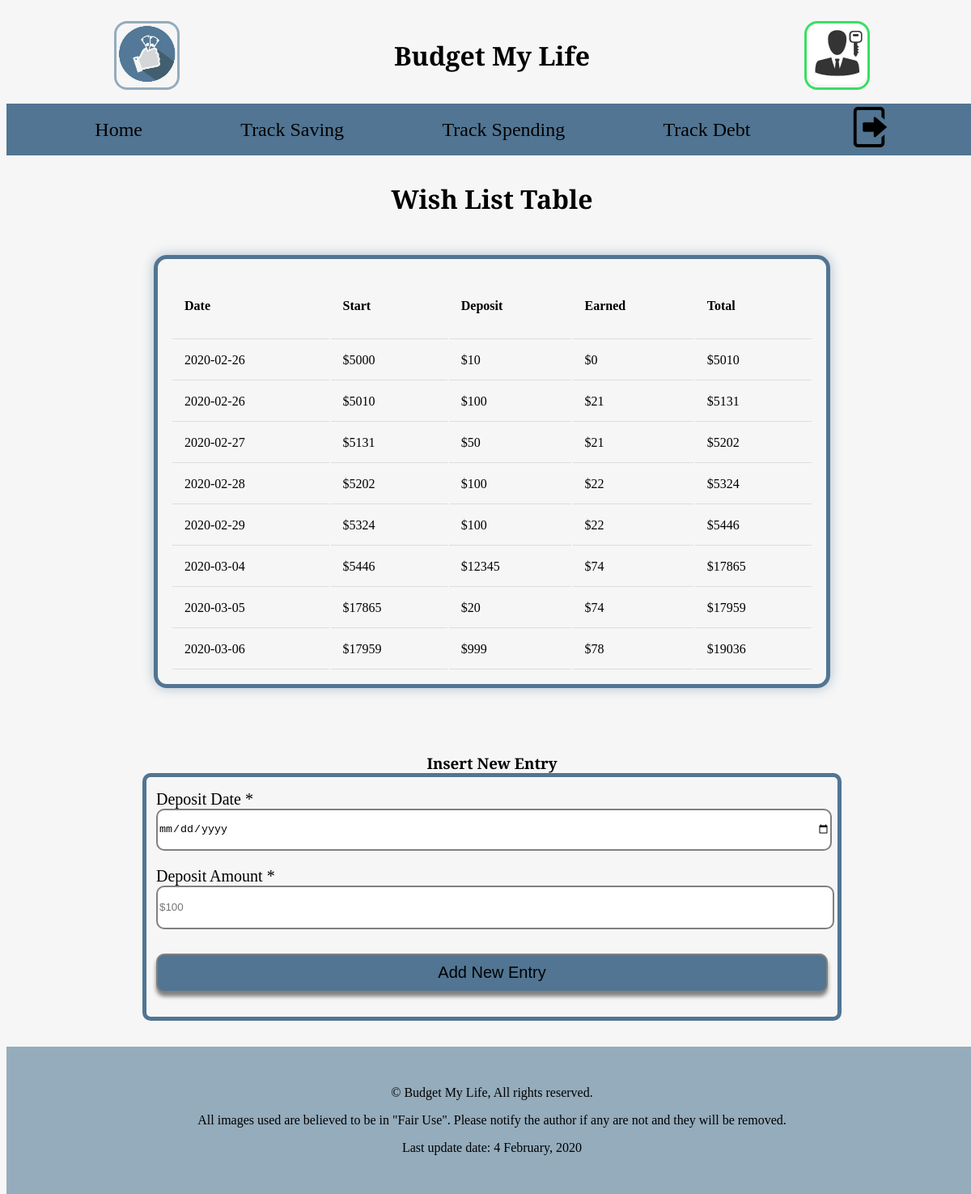
The app's page /saving/?action=ViewSave&trackerId=2 (signed in) with its own data.
### tables this page shows
CREATE TABLE `trackers` (
  `trackerId` int(11) NOT NULL,
  `trackerName` varchar(50) NOT NULL,
  `trackerType` varchar(10) NOT NULL,
  `trackerCategory` varchar(50) NOT NULL,
  `interest` int(11) NOT NULL,
  `term` int(11) NOT NULL,
  `goal` int(11) NOT NULL,
  `userId` int(11) NOT NULL
);

CREATE TABLE `save` (
  `saveId` int(11) NOT NULL,
  `saveDate` date NOT NULL,
  `start` int(11) NOT NULL,
  `deposit` int(11) NOT NULL,
  `interestEarned` int(11) NOT NULL,
  `total` int(11) NOT NULL,
  `trackerId` int(11) NOT NULL
);

### model/save-model.php (called while the page is built, shortened)
<?php
function getSaveByTrackerId($trackerId) {
    $db = dbConnect();
    $sql = 'SELECT * FROM save WHERE trackerId = :trackerId';
    $stmt = $db->prepare($sql);
    $stmt->bindValue(':trackerId', $trackerId, PDO::PARAM_INT);
    $stmt->execute();
    $trackerData = $stmt->fetchAll(PDO::FETCH_ASSOC);
    return $trackerData;
}
function getTrackerSourceByTrackerId($trackerId) {
    $db = dbConnect();
    $sql = 'SELECT * FROM trackers WHERE trackerId = :trackerId';
    $stmt = $db->prepare($sql);
    $stmt->bindValue(':trackerId', $trackerId, PDO::PARAM_INT);
    $stmt->execute();
    $trackerData = $stmt->fetch(PDO::FETCH_ASSOC);
    return $trackerData;
}
?>

### library/functions.php (the view, shortened to what this page needs)
<?php
function buildSaveData($trackerData) {
    $data = "";
    foreach ($trackerData as $entry) {
        $data .= "<tr>";
        $data .= "<td>".$entry['saveDate']."</td>";
        $data .= "<td>$".$entry['start']."</td>";
        $data .= "<td class='hide'>$".$entry['deposit']."</td>";
        $data .= "<td class='hide'>$".$entry['interestEarned']."</td>";
        $data .= "<td>$".$entry['total']."</td>";
        $data .= "</tr>";
    }
    return $data;
}
?>

### view/view_save.php (shortened to what this page needs)
<!DOCTYPE html>
<html lang="en-us">
<head>
    <?php include $_SERVER['DOCUMENT_ROOT'] . '/budget/common/css.php'; ?>
</head>
<body>
    <header>
        <?php include $_SERVER['DOCUMENT_ROOT'] . '/budget/common/header.php'; ?>
    </header>
    <nav>
        <?php include $_SERVER['DOCUMENT_ROOT'] . '/budget/common/nav.php'; ?>
    </nav>
    <main>
        <div class="hero">
            <div>
                <div class="page_title">
                    <h1><?php if (isset($trackerName)) {echo $trackerName;} ?> Table</h1>
                </div>
            </div>
        </div>
        <div class="trackers">
            <div>
                <div class="box_1">
                    <table>
                        <tr>
                            <th>Date</th>
                            <th>Start</th>
                            <th class='hide'>Deposit</th>
                            <th class='hide'>Earned</th>
                            <th>Total</th>
                        </tr>
                        <?php
                            if (isset($trackerDisplay)) {
                                echo $trackerDisplay;
                            }
                        ?>
                    </table>
                </div>
                <div class="box_2">
                    <div>
                        <h3>Insert New Entry</h3>
                    </div>
                    <form class="input" action="/budget/saving/index.php" method="post">
                        <fieldset class="calculate">
                            <?php
                                if (count($trackerData) == 0) {
                                    echo
                                    "<label>
                                        Deposit Date<span> *</span>
                                        <input type='date' name='saveDate' required>
                                    </label>
                                    <label>
                                        Starting Value<span> *</span>
                                        <input type='number' name='start' placeholder='$1000' required>
                                    </label>
                                    <label>
                                        Deposit Amount<span> *</span>
                                        <input type='number' name='deposit' placeholder='$100' required>
                                    </label>
                                    <div class='login_button'>
                                        <input type='submit' name='submit' value='Add New Entry'>
                                        <input type='hidden' name='action' value='SaveNewEntry'>
                                        <input type='hidden' name='trackerId' value='";
                                            if (isset($tracker['trackerId'])) {echo $tracker['trackerId'];}
                                            elseif (isset($trackerId)) {echo $trackerId;}
                                        echo "'>
                                    </div>";
                                } elseif (count($trackerData) > 0) {
                                    echo
                                    "<label>
                                        Deposit Date<span> *</span>
                                        <input type='date' name='saveDate' required>
                                    </label>
                                    <label>
                                        Deposit Amount<span> *</span>
                                        <input type='number' name='deposit' placeholder='$100' required>
                                    </label>
                                    <div class='login_button'>
                                        <input type='submit' name='submit' value='Add New Entry'>
                                        <input type='hidden' name='action' value='SaveEntry'>
                                        <input type='hidden' name='trackerId' value='";
                                        echo "'>
                                    </div>";
                                }
                            ?>
                        </fieldset>
                    </form>
                </div>
            </div>
        </div>
    </main>
    <footer>
        <?php include $_SERVER['DOCUMENT_ROOT'] . '/budget/common/footer.php'; ?>
    </footer>
</body>
</html>

### css/small.css (style rules this page uses)
html { height: 100%; width: 100%; background-color: #F6F6F6; }
h1, h2, h3, h4 { font-family: 'Bitter', serif; }
h1, h2, h3, h4, div.box_1 a { text-align: center; }
html, h1, h2, h3, ul { margin: 0; padding: 0; }
body { display: grid; height: 100%; width: 100%; }
header { height: 120px; }
nav { display: flex; justify-content: center; align-items: center; height: 4em; background-color: #517592; }
table { text-align: left; }
th { height: 50px; }
th, td { border-bottom: 1px solid #ddd; padding: 15px; }
table th.hide, table td.hide { display: none; }
div.hero, div.hero picture img { width: 100%; }
div.page_title { display: grid; justify-content: center; align-items: center; margin: 2em 0; }
div.page_title h1 { margin: 0 .5em; }
div.box_1 { margin: 3em 2em; display: flex; flex-direction: column; padding: 1em; border: 5px solid #517592; border-radius: 1em; box-shadow: 0px 0px 15px #ACBDCC; }
main fieldset { display: grid; border: 5px solid #517592; border-radius: 10px; }
main fieldset label, div.login_button input { font-size: 1.25em; padding: .5em 0; }
form.login input, form.login select, fieldset.calculate input { width: 100%; height: 48px; border: 2px solid #808080; border-radius: 10px; }
div.login_button input { width: 100%; margin: 1em 0; height: 48px; background-color: #517592; border-radius: 10px; box-shadow: 0px 5px 5px #808080; }
div.box_2 { padding: 2em 1em; }
footer { background-color: #94ACBC; padding: 2em; }

### css/medium.css (style rules this page uses)
@media screen and (min-width: 650px) { table th.hide, table td.hide { display: table-cell; } }

### css/large.css (style rules this page uses)
@media screen and (min-width: 900px) { div.hero, article, div.trackers { max-width: 900px; margin: 0 auto; } }

### records on screen
trackers: trackerName "Wish List"
save: saveDate "2020-02-26", start "5000", deposit "10", interestEarned "0", total "5010"
save: saveDate "2020-02-26", start "5010", deposit "100", interestEarned "21", total "5131"
save: saveDate "2020-02-27", start "5131", deposit "50", interestEarned "21", total "5202"
save: saveDate "2020-02-28", start "5202", deposit "100", interestEarned "22", total "5324"
save: saveDate "2020-02-29", start "5324", deposit "100", interestEarned "22", total "5446"
save: saveDate "2020-03-04", start "5446", deposit "12345", interestEarned "74", total "17865"
save: saveDate "2020-03-05", start "17865", deposit "20", interestEarned "74", total "17959"
save: saveDate "2020-03-06", start "17959", deposit "999", interestEarned "78", total "19036"
